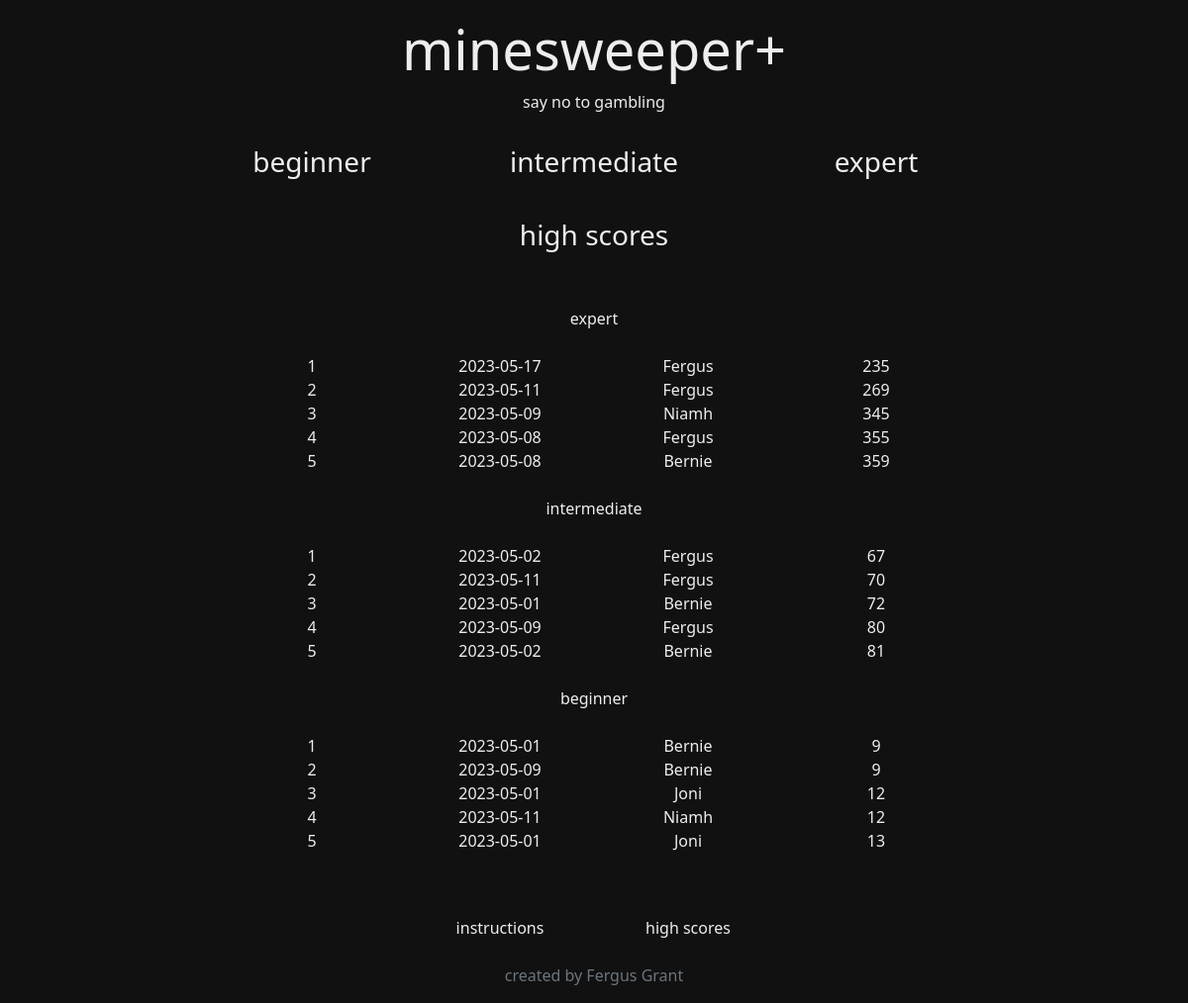
Screenshot of /highscores with the database file from the repository.
### tables this page shows
CREATE TABLE scores (
 id INTEGER,
date DATE,
name TEXT,
difficulty_id INTEGER,
time INTEGER,
PRIMARY KEY(id),
FOREIGN KEY(difficulty_id) REFERENCES difficulties(id)
);

### app.py (the view)
@app.route("/highscores")
def highscores():
    connection = sqlite3.connect("scores.db")
    db = connection.cursor()
    beginner = db.execute("SELECT date, name, time FROM scores WHERE difficulty_id = 1 ORDER BY time LIMIT 5").fetchall()
    intermediate = db.execute("SELECT date, name, time FROM scores WHERE difficulty_id = 2 ORDER BY time LIMIT 5").fetchall()
    expert = db.execute("SELECT date, name, time FROM scores WHERE difficulty_id = 3 ORDER BY time LIMIT 5").fetchall()
    db.close()
    connection.close()
    return render_template("highscores.html", beginner=beginner, intermediate=intermediate, expert=expert)

### templates/highscores.html (shortened to what this page needs)
{% extends "index.html" %}
{% block main %}
    <div class="container py-3 text-center">
        <div class="row justify-content-center pb-3">
            <div class="col-12">
                <h3>high scores</h3>
            </div>
        </div>
    </div>
    <div class="container pt-3 pb-2 text-center">
        <div class="row justify-content-center pb-3">
            <div class="col-12">
                expert
            </div>
        </div>
    </div>
    <div class="container text-center">
        {% for i in range(expert | length) %}
            <div class="row justify-content-center">
                <div class="col-2">{{ i + 1 }}</div>
                <div class="col-2">{{ expert[i][0] }}</div>
                <div class="col-2">{{ expert[i][1] }}</div>
                <div class="col-2">{{ expert[i][2] }}</div>
            </div>
        {% endfor %}
    </div>
    <div class="container pt-4 pb-2 text-center">
        <div class="row justify-content-center pb-3">
            <div class="col-12">
                intermediate
            </div>
        </div>
    </div>
    <div class="container text-center">
        {% for i in range(intermediate | length) %}
            <div class="row justify-content-center">
                <div class="col-2">{{ i + 1 }}</div>
                <div class="col-2">{{ intermediate[i][0] }}</div>
                <div class="col-2">{{ intermediate[i][1] }}</div>
                <div class="col-2">{{ intermediate[i][2] }}</div>
            </div>
        {% endfor %}
    </div>
    <div class="container pt-4 pb-2 text-center">
        <div class="row justify-content-center pb-3">
            <div class="col-12">
                beginner
            </div>
        </div>
    </div>
    <div class="container text-center pb-5">
        {% for i in range(beginner | length) %}
            <div class="row justify-content-center">
                <div class="col-2">{{ i + 1 }}</div>
                <div class="col-2">{{ beginner[i][0] }}</div>
                <div class="col-2">{{ beginner[i][1] }}</div>
                <div class="col-2">{{ beginner[i][2] }}</div>
            </div>
        {% endfor %}
    </div>
{% endblock %}

### templates/index.html (shortened to what this page needs)
<!DOCTYPE html>
<html lang="en">
    <head>
        <link href="https://cdn.jsdelivr.net/npm/bootstrap@5.1.3/dist/css/bootstrap.min.css" rel="stylesheet">
        <link href="/static/styles.css" rel="stylesheet">
    </head>
    <body>
        <div class="container py-3 text-center">
            <div class="row justify-content-center">
                <div class="col-12">
                    <h1 class="display-4 font-weight-bold">minesweeper+</h1>
                </div>
            </div>
            <div class="row justify-content-center">
                <div class="col-12">
                    <p class="font-italic mb-0">say no to gambling</p>
                </div>
            </div>
        </div>
        <div class="container py-3 text-center">
            <div class="row justify-content-center">
                <div class="col-sm-12 col-md-3">
                    <a href="/beginner">
                        <h3>beginner</h3>
                    </a>
                </div>
                <div class="col-sm-12 col-md-3">
                    <a href="/intermediate">
                        <h3>intermediate</h3>
                    </a>
                </div>
                <div class="col-sm-12 col-md-3">
                    <a href="/expert">
                        <h3>expert</h3>
                    </a>
                </div>
            </div>
        </div>
        {% block main %}{% endblock %}
        <div class="container pt-3 text-center">
            <div class="row justify-content-center">
                <div class="col-2">
                    <a href="/instructions">
                        <p>instructions</p>
                    </a>
                </div>
                <div class="col-2">
                    <a href="/highscores">
                        <p>high scores</p>
                    </a>
                </div>
            </div>
        </div>
        <div class="footer text-muted pt-2">
            <p>created by Fergus Grant</p>
        </div>
    </body>
</html>

### static/styles.css (style rules this page uses)
body { color: #eeeeee;; background-color: #111111; }
h3 { font-weight: normal; }
a { color: #eeeeee; text-decoration: none; }
.footer { width: 100%; text-align: center; }

### rows the page displays
scores: date "2023-05-17", name "Fergus", time "235"
scores: date "2023-05-11", name "Fergus", time "269"
scores: date "2023-05-09", name "Niamh", time "345"
scores: date "2023-05-08", name "Fergus", time "355"
scores: date "2023-05-08", name "Bernie", time "359"
scores: date "2023-05-02", name "Fergus", time "67"
scores: date "2023-05-11", name "Fergus", time "70"
scores: date "2023-05-01", name "Bernie", time "72"
scores: date "2023-05-09", name "Fergus", time "80"
scores: date "2023-05-02", name "Bernie", time "81"
scores: date "2023-05-01", name "Bernie", time "9"
scores: date "2023-05-09", name "Bernie", time "9"
scores: date "2023-05-01", name "Joni", time "12"
scores: date "2023-05-11", name "Niamh", time "12"
scores: date "2023-05-01", name "Joni", time "13"

### other values shown
{{ i + 1 }} "1" "2" "3" "4" "5"
